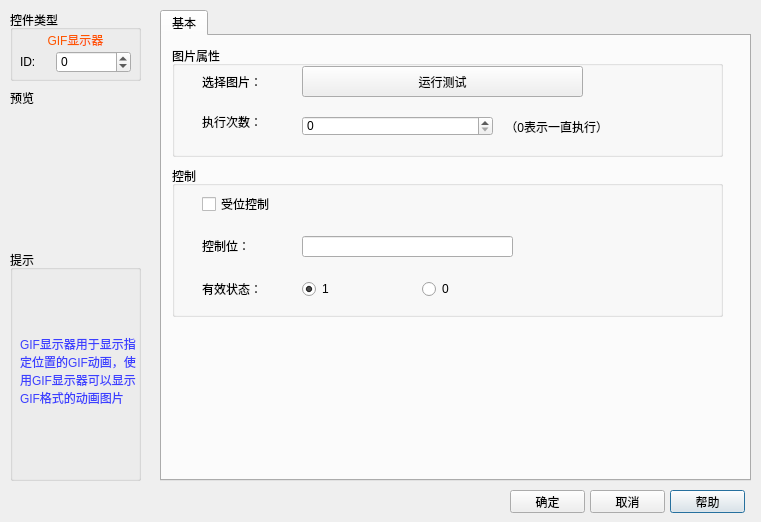
<?xml version="1.0" encoding="UTF-8"?>
<ui version="4.0">
 <class>QStaticPictureDlg</class>
 <widget class="QDialog" name="QStaticPictureDlg">
  <property name="geometry">
   <rect>
    <x>0</x>
    <y>0</y>
    <width>761</width>
    <height>522</height>
   </rect>
  </property>
  <property name="windowTitle">
   <string>GIF显示器</string>
  </property>
  <widget class="QPushButton" name="m_helpBtn">
   <property name="geometry">
    <rect>
     <x>670</x>
     <y>490</y>
     <width>75</width>
     <height>23</height>
    </rect>
   </property>
   <property name="text">
    <string>帮助</string>
   </property>
  </widget>
  <widget class="QPushButton" name="m_okBtn">
   <property name="geometry">
    <rect>
     <x>510</x>
     <y>490</y>
     <width>75</width>
     <height>23</height>
    </rect>
   </property>
   <property name="text">
    <string>确定</string>
   </property>
  </widget>
  <widget class="QLabel" name="label_2">
   <property name="geometry">
    <rect>
     <x>10</x>
     <y>88</y>
     <width>121</width>
     <height>20</height>
    </rect>
   </property>
   <property name="text">
    <string>预览</string>
   </property>
  </widget>
  <widget class="QPushButton" name="m_cancelBtn">
   <property name="geometry">
    <rect>
     <x>590</x>
     <y>490</y>
     <width>75</width>
     <height>23</height>
    </rect>
   </property>
   <property name="text">
    <string>取消</string>
   </property>
  </widget>
  <widget class="QGroupBox" name="groupBox">
   <property name="geometry">
    <rect>
     <x>10</x>
     <y>10</y>
     <width>131</width>
     <height>71</height>
    </rect>
   </property>
   <property name="title">
    <string>控件类型</string>
   </property>
   <widget class="QLabel" name="label">
    <property name="geometry">
     <rect>
      <x>10</x>
      <y>20</y>
      <width>111</width>
      <height>20</height>
     </rect>
    </property>
    <property name="styleSheet">
     <string notr="true">color: rgb(255, 85, 0);</string>
    </property>
    <property name="text">
     <string>GIF显示器</string>
    </property>
    <property name="alignment">
     <set>Qt::AlignCenter</set>
    </property>
   </widget>
   <widget class="QWidget" name="layoutWidget_2">
    <property name="geometry">
     <rect>
      <x>10</x>
      <y>41</y>
      <width>111</width>
      <height>22</height>
     </rect>
    </property>
    <layout class="QHBoxLayout" name="horizontalLayout">
     <item>
      <widget class="QLabel" name="label_9">
       <property name="maximumSize">
        <size>
         <width>30</width>
         <height>16777215</height>
        </size>
       </property>
       <property name="text">
        <string>ID:</string>
       </property>
      </widget>
     </item>
     <item>
      <widget class="QSpinBox" name="spinBox">
       <property name="minimum">
        <number>-1</number>
       </property>
       <property name="maximum">
        <number>100000</number>
       </property>
      </widget>
     </item>
    </layout>
   </widget>
  </widget>
  <widget class="QGraphicsView" name="MainView">
   <property name="geometry">
    <rect>
     <x>10</x>
     <y>112</y>
     <width>131</width>
     <height>131</height>
    </rect>
   </property>
   <property name="styleSheet">
    <string notr="true">background-color: rgba(255, 255, 255, 0);</string>
   </property>
  </widget>
  <widget class="QTabWidget" name="tabWidget">
   <property name="geometry">
    <rect>
     <x>160</x>
     <y>10</y>
     <width>591</width>
     <height>471</height>
    </rect>
   </property>
   <property name="currentIndex">
    <number>0</number>
   </property>
   <widget class="QWidget" name="tab">
    <attribute name="title">
     <string>基本</string>
    </attribute>
    <widget class="QGroupBox" name="groupBox_2">
     <property name="geometry">
      <rect>
       <x>10</x>
       <y>10</y>
       <width>551</width>
       <height>111</height>
      </rect>
     </property>
     <property name="title">
      <string>图片属性</string>
     </property>
     <widget class="QLabel" name="label_7">
      <property name="geometry">
       <rect>
        <x>30</x>
        <y>20</y>
        <width>91</width>
        <height>31</height>
       </rect>
      </property>
      <property name="text">
       <string>选择图片：</string>
      </property>
     </widget>
     <widget class="QPushButton" name="m_runstopbtn">
      <property name="geometry">
       <rect>
        <x>130</x>
        <y>20</y>
        <width>281</width>
        <height>31</height>
       </rect>
      </property>
      <property name="text">
       <string>运行测试</string>
      </property>
     </widget>
     <widget class="QPushButton" name="m_pathbtn">
      <property name="geometry">
       <rect>
        <x>410</x>
        <y>20</y>
        <width>31</width>
        <height>31</height>
       </rect>
      </property>
      <property name="focusPolicy">
       <enum>Qt::NoFocus</enum>
      </property>
      <property name="text">
       <string/>
      </property>
      <property name="icon">
       <iconset resource="../../resourse.qrc">
        <normaloff>:/standardtool/images/standardtool/open.ico</normaloff>:/standardtool/images/standardtool/open.ico</iconset>
      </property>
      <property name="flat">
       <bool>true</bool>
      </property>
     </widget>
     <widget class="QLabel" name="label_6">
      <property name="geometry">
       <rect>
        <x>330</x>
        <y>70</y>
        <width>108</width>
        <height>21</height>
       </rect>
      </property>
      <property name="text">
       <string> （0表示一直执行）</string>
      </property>
     </widget>
     <widget class="QSpinBox" name="m_nRCountspBox">
      <property name="geometry">
       <rect>
        <x>130</x>
        <y>70</y>
        <width>191</width>
        <height>20</height>
       </rect>
      </property>
      <property name="minimum">
       <number>0</number>
      </property>
      <property name="maximum">
       <number>2147483647</number>
      </property>
     </widget>
     <widget class="QLabel" name="label_5">
      <property name="geometry">
       <rect>
        <x>30</x>
        <y>60</y>
        <width>60</width>
        <height>31</height>
       </rect>
      </property>
      <property name="text">
       <string>执行次数：</string>
      </property>
     </widget>
    </widget>
    <widget class="QGroupBox" name="groupBox_3">
     <property name="geometry">
      <rect>
       <x>10</x>
       <y>130</y>
       <width>551</width>
       <height>151</height>
      </rect>
     </property>
     <property name="title">
      <string>控制</string>
     </property>
     <widget class="QRadioButton" name="available_0">
      <property name="geometry">
       <rect>
        <x>250</x>
        <y>115</y>
        <width>51</width>
        <height>16</height>
       </rect>
      </property>
      <property name="text">
       <string>0</string>
      </property>
     </widget>
     <widget class="QLabel" name="label_3">
      <property name="geometry">
       <rect>
        <x>30</x>
        <y>69</y>
        <width>91</width>
        <height>21</height>
       </rect>
      </property>
      <property name="text">
       <string>控制位：</string>
      </property>
     </widget>
     <widget class="QLineEdit" name="ControlBit">
      <property name="geometry">
       <rect>
        <x>130</x>
        <y>70</y>
        <width>211</width>
        <height>21</height>
       </rect>
      </property>
     </widget>
     <widget class="QRadioButton" name="available_1">
      <property name="geometry">
       <rect>
        <x>130</x>
        <y>115</y>
        <width>51</width>
        <height>16</height>
       </rect>
      </property>
      <property name="text">
       <string>1</string>
      </property>
      <property name="checked">
       <bool>true</bool>
      </property>
     </widget>
     <widget class="QCheckBox" name="IfBitControl">
      <property name="geometry">
       <rect>
        <x>30</x>
        <y>30</y>
        <width>271</width>
        <height>16</height>
       </rect>
      </property>
      <property name="text">
       <string>受位控制</string>
      </property>
     </widget>
     <widget class="QPushButton" name="pushButton">
      <property name="geometry">
       <rect>
        <x>340</x>
        <y>70</y>
        <width>21</width>
        <height>23</height>
       </rect>
      </property>
      <property name="text">
       <string/>
      </property>
      <property name="icon">
       <iconset resource="../../resourse.qrc">
        <normaloff>:/addressintput/images/address.bmp</normaloff>:/addressintput/images/address.bmp</iconset>
      </property>
      <property name="autoDefault">
       <bool>true</bool>
      </property>
      <property name="flat">
       <bool>true</bool>
      </property>
     </widget>
     <widget class="QLabel" name="label_4">
      <property name="geometry">
       <rect>
        <x>30</x>
        <y>115</y>
        <width>91</width>
        <height>16</height>
       </rect>
      </property>
      <property name="text">
       <string>有效状态：</string>
      </property>
     </widget>
    </widget>
   </widget>
  </widget>
  <widget class="QGroupBox" name="groupBox_tips">
   <property name="geometry">
    <rect>
     <x>10</x>
     <y>250</y>
     <width>131</width>
     <height>231</height>
    </rect>
   </property>
   <property name="title">
    <string>提示</string>
   </property>
   <widget class="QLabel" name="label_8">
    <property name="geometry">
     <rect>
      <x>10</x>
      <y>20</y>
      <width>121</width>
      <height>201</height>
     </rect>
    </property>
    <property name="styleSheet">
     <string notr="true">color: rgb(60, 63, 255);</string>
    </property>
    <property name="text">
     <string>GIF显示器用于显示指定位置的GIF动画，使用GIF显示器可以显示GIF格式的动画图片</string>
    </property>
    <property name="alignment">
     <set>Qt::AlignLeading|Qt::AlignLeft|Qt::AlignVCenter</set>
    </property>
    <property name="wordWrap">
     <bool>true</bool>
    </property>
   </widget>
  </widget>
 </widget>
 <resources>
  <include location="../../resourse.qrc"/>
 </resources>
 <connections/>
</ui>
